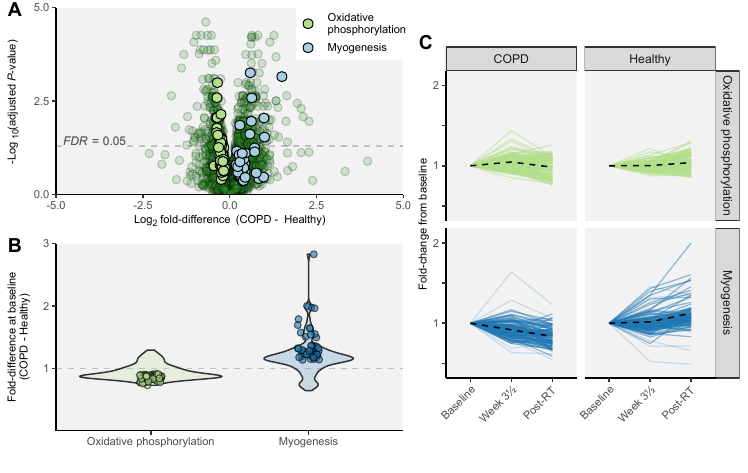

R code for this plot:
##-------------------------------------
## figure-1.R
##
## Title: Figure 1. Baseline differences between COPD and CONTROLS
## Purpose: 
## Author:
##
##
##
##-------------------------------------
## Notes:
#
#
#
#
#
#
#
#
## ------------------------------------

# Librarises
source("./R/lib_fun.R")





# Themes, colors, functions etc. #######################





# Color scale 

col.scale <- c("#a6cee3",
                "#1f78b4",
                "#b2df8a",
                "#33a02c")




# Plotting theme 

plot_theme <- function(){
  
  theme_bw() +
    theme(axis.text = element_text(size = 8), 
          axis.title = element_text(size = 8), 
          legend.title = element_text(size = 8), 
          legend.text = element_text(size = 8), 
          axis.line = element_line(colour = "black"),
          panel.grid.major = element_blank(),
          panel.grid.minor = element_blank(),
          panel.border = element_blank(),
          panel.background = element_rect(fill = "gray95"))
  
}


new_line_fun <- function(x){
  
  l <- sapply(strsplit(x, " "), length)
  
  if(l > 2){
    
    paste(paste(strsplit(x, " ")[[1]][1:2], collapse = " "), 
          "\n", 
          paste(strsplit(x, " ")[[1]][3:l], collapse = " "), 
          collaspe = "")
    
  } else {
    x
  }
  
}



## Read data for gene expression data individual genes ##########################


mixed_dat <- readRDS(file = "./data/derivedData/mixed_model/mixed_full_copd.RDS")



dat <- mixed_dat %>%
  filter(model == "nf", 
         uniform.p > 0.05, 
         coef == "copdcopd") %>% 
  mutate(p.adj = p.adjust(p.val, method = "fdr"), 
         log2fc = estimate/log(2)) %>%
  print()


# named vectors of gene-level statistics
gene_name_convert <- clusterProfiler::bitr(unique(dat$gene), fromType = "ENSEMBL",
                                           toType = c( "ENTREZID", "SYMBOL"),
                                           OrgDb = org.Hs.eg.db)

# df with symbols
symbols <- dat %>%
  left_join(gene_name_convert %>%
               mutate(gene  = ENSEMBL) %>%
               dplyr::select(gene, SYMBOL)) 




########################## Genes category plot ####################


# Load gene set descriptives
gene_sets <- readRDS(file = "./data/derivedData/geneset_descriptives.RDS")

unique(gene_sets$coefs)

gene_sets %>%
  filter(ID %in% c("HALLMARK_OXIDATIVE_PHOSPHORYLATION", 
                   "HALLMARK_MYOGENESIS"), 
         coefs %in% c("nf_copdcopd", 
                      "nf_timeW3:copdcopd", 
                      "nf_timePostExc:copdcopd"))


# Load leading edge genes from gsea analysis

full_gsea_df <- readRDS(file = "./data/derivedData/fgsea_full.RDS")

gsea <- full_gsea_df %>%
  dplyr::select(ID = pathway,
                leadingEdge,
                coef) %>%
  filter(ID %in% c("HALLMARK_OXIDATIVE_PHOSPHORYLATION", 
                   "HALLMARK_MYOGENESIS"), 
         coef %in% c("nf_copdcopd", 
                      "nf_timeW3:copdcopd", 
                      "nf_timePostExc:copdcopd"))


### Extract genes from leading edges

myogenesis_goi_change <- gsea %>%
  filter(ID %in% c("HALLMARK_MYOGENESIS"), 
         coef %in% c("nf_timeW3:copdcopd", 
                     "nf_timePostExc:copdcopd")) %>%
  pull(leadingEdge) %>%
  unlist()

myogenesis_goi_baseline <- gsea %>%
  filter(ID %in% c("HALLMARK_MYOGENESIS"), 
         coef %in% c("nf_copdcopd")) %>%
  pull(leadingEdge) %>%
  unlist()



oxphos_goi_change <- gsea %>%
  filter(ID %in% c("HALLMARK_OXIDATIVE_PHOSPHORYLATION"), 
         coef %in% c("nf_timeW3:copdcopd", 
                     "nf_timePostExc:copdcopd")) %>%
  pull(leadingEdge) %>%
  unlist()

oxphos_goi_baseline <- gsea %>%
  filter(ID %in% c("HALLMARK_OXIDATIVE_PHOSPHORYLATION"), 
         coef %in% c("nf_copdcopd")) %>%
  pull(leadingEdge) %>%
  unlist()




## Volcano plot baseline ##############################


volcano_fig_dat  <- symbols %>%
  
  
  
  #  filter(log2fc < 10, log2fc > -10) %>%
  mutate(gene_set = if_else(SYMBOL %in% myogenesis_goi_baseline, 
                            "myogenesis", 
                            if_else(SYMBOL %in% oxphos_goi_baseline, 
                                    "oxphos", "other")), 
         gene_set = factor(gene_set, levels = c("oxphos", 
                                                "myogenesis", "other"), 
                           labels = c("Oxidative\nphosphorylation", 
                                      "Myogenesis", "other")), 
         sig = if_else(p.adj < 0.05 & abs(log2fc) > 0.5, "sig", "non.sig"), 
         sig2 = if_else(p.adj < 0.02 & abs(log2fc) > 0.55, "sig", "non.sig"), 
         sig.metric = -log10(p.adj) * abs(log2fc)) %>%
  
  print()
  
volcano_fig <- volcano_fig_dat %>%
  filter(gene_set == "other") %>%
  ggplot(aes(log2fc,  -log10(p.adj))) +
  
  # A line to specify p < 0.05
  geom_hline(yintercept = -log10(0.05), 
             lty = 2, 
             alpha = 0.2) +
 
   annotate("richtext", x = -4.8, y = -log10(0.05) + 0.1, 
           label = "*FDR* = 0.05", 
           hjust = 0,
           alpha = 0.5,
           size = 3, 
           fill = "gray95", 
           label.color = NA, # remove background and outline
           label.padding = grid::unit(rep(0, 4), "pt")) +
  
  
  
  geom_point(shape = 21, 
             fill = col.scale[4], 
             alpha = 0.2, 
             size = 2.5) +
  
  geom_point(data = filter(volcano_fig_dat, gene_set != "other"), 
             aes(fill = gene_set), 
             shape = 21, 
             size = 3) +
  
  scale_fill_manual(values = c(col.scale[3], col.scale[1])) +
  
  # Labels for each gene
#   geom_text_repel(data = . %>%
#                     filter(sig.metric > 3.2, 
#                            
#                            log2fc < 0), 
#                   aes(label = SYMBOL), 
#                   size = 2, 
#                   color = "black",
#                   direction = "both", 
#                   nudge_x = -2, 
#                   nudge_y = 1,
#                   alpha = 1, 
#                   segment.alpha = 0.3) +
#   geom_text_repel(data = . %>%
#                     filter(sig.metric > 3.2, 
#                            log2fc > 0), 
#                   aes(label = SYMBOL), 
#                   size = 2, 
#                   color = "black",
#                   direction = "both", 
#                   nudge_x = 2, 
#                   nudge_y = 1,
#                   alpha = 1, 
#                   segment.alpha = 0.3)  +
  
  scale_x_continuous(limits = c(-5,  5), 
                     expand = c(0, 0), 
                     breaks = c(-5, -2.5, 0, 2.5, 5)) +
  scale_y_continuous(limits = c(0, 5), 
                     expand = c(0,0), 
                     breaks = c(0, 2.5, 5)) +
  
  
  
  guides(fill = guide_legend()) +
  
  labs(y = "-Log<sub>10</sub>(adjusted *P*-value)", 
       x = "Log<sub>2</sub> fold-difference") +
  
  plot_theme() + 
  theme(legend.position = c(0.85, 0.87), 
        legend.margin = margin(0, 0, 0, 0, unit='cm'),
        legend.title = element_blank(), 
        axis.title.x = element_markdown(size = 8), 
        axis.title.y = element_markdown(size = 8))














# Load gsea and cerno statistics

# full gsea
full_gsea_df <- readRDS(file = "./data/derivedData/fgsea_full.RDS")

gsea <- full_gsea_df %>%
  dplyr::select(ID = pathway,
                gsea.padj = padj,
                gsea.p = pval, 
                gsea.es = ES, 
                gsea.nes = NES, 
                coef) 



# full cerno
cerno.test <- readRDS("./data/derivedData/cerno.RDS")

cerno <- cerno.test %>%
  dplyr::select(ID = Title,
                cerno, 
                N1, 
                cerno.p = P.Value,
                cerno.padj = adj.P.Val, 
                go.cat, 
                coef) 



#### Read gene set descriptives  #####
go.descr <- readRDS(file = "./data/derivedData/geneset_descriptives.RDS") %>%
  mutate(coefs = gsub("tissue_offset", "tissue", coefs)) %>%
  separate(coefs, into = c("model", "coef"), sep = "_") %>%
  mutate(coef = gsub("tissue", "tissue_offset", coef)) %>%
  
  mutate(msd.pos = paste0(round((msd.pos/n.total) * 100,1),"%"), 
         msd.pos_inLE = round((msd.pos_inLE/in_LE) * 100, 1), 
         LE = paste0(in_LE, " (", msd.pos_inLE, "%)"), 
         fc = paste0(round(fc.LE, 2), 
                     " [", 
                     round(fc.LE.min,2), 
                     ", ",
                     round(fc.LE.max, 2), 
                     "]")) %>%
  dplyr::select(model, coef, ID, n.total, set.size, msd.pos, LE, fc) %>%
  mutate(set.size = paste0(n.total, " (", set.size, ")")) 



# Top fgsea gene categories
gene_set_stats <- gsea %>%
  inner_join(cerno) %>%

  # Change coef into two variables 
  mutate(coef = gsub("tissue_offset", "tissue", coef)) %>%
  separate(coef, into = c("model", "coef"), sep = "_") %>%
  
  filter(model == "nf", 
         coef %in% c("copdcopd", "timeW3:copdcopd", "timePostExc:copdcopd"), 
         ID %in% c("HALLMARK_OXIDATIVE_PHOSPHORYLATION", 
                   "HALLMARK_MYOGENESIS")) %>%
  print()
  



## Load DE model data

mixed_dat <- readRDS(file = "./data/derivedData/mixed_model/mixed_full_copd.RDS")

## Convert gene ids to symbol

gene_name_convert <- clusterProfiler::bitr(unique(mixed_dat$gene), fromType = "ENSEMBL",
                                           toType = c( "ENTREZID", "SYMBOL"),
                                           OrgDb = org.Hs.eg.db) %>%
  dplyr::select(gene = ENSEMBL, SYMBOL)






## Baseline differences plot #####################


baseline_dat <- mixed_dat %>%
  inner_join(gene_name_convert) %>%
  filter(model == "nf", 
         coef == "copdcopd") %>%
  mutate(gene_set_change = if_else(SYMBOL %in% myogenesis_goi_change, "myogenesis", 
                            if_else(SYMBOL %in% oxphos_goi_change, "oxphos",
                                    "other")),
         
         gene_set_baseline = if_else(SYMBOL %in% myogenesis_goi_baseline, "myogenesis", 
                                     if_else(SYMBOL %in% oxphos_goi_baseline, "oxphos",
                                             "other")), 
         
         gene_set = if_else(SYMBOL %in% c(myogenesis_goi_baseline,
                                          myogenesis_goi_change), "myogenesis", 
                                     if_else(SYMBOL %in% c(oxphos_goi_baseline,
                                                           oxphos_goi_change), "oxphos",
                                             "other"))) %>%
  filter(gene_set != "other") %>%
  mutate(fc = exp(estimate), 
         gene_set = factor(gene_set, levels = c("oxphos", 
                                                "myogenesis"), 
                           labels = c("Oxidative phosphorylation", 
                                      "Myogenesis"))) %>%
  print()
  

# Fold differences at baseline COPD - CONTROL
#

baseline_comp <- baseline_dat %>%
  ggplot(aes(gene_set, fc, fill = gene_set)) + 
  
  geom_hline(yintercept = 1, lty = 2, alpha = 0.2) +
  
  geom_violin(alpha = 0.2) + 
  geom_point(data = filter(baseline_dat, gene_set_baseline != "other"), 
             aes(fill = gene_set), 
             position = position_jitter(width = 0.07), 
             shape = 21, 
             size = 2, 
             alpha = 0.6) +
  
  scale_fill_manual(values = c(col.scale[3], col.scale[2])) +
  
  scale_y_continuous(limits = c(0, 3), 
                     breaks = c(1, 2, 3), 
                     expand = c(0,0)) +
  
  labs(y = "Fold-difference at baseline\n(COPD / Healthy)") +
  
  plot_theme() + 
  theme(axis.title.x = element_blank(), 
        legend.position = "none")





# Create a data frame with all 1 at pre
means <- mixed_dat %>%
  
  filter(model == "nf", 
         interaction == TRUE, 
         uniform.p > 0.05) %>%
  dplyr::select(gene, coef, estimate) %>%
  pivot_wider(names_from = coef, 
              values_from = estimate) %>%
  # Marginal means 
  mutate(control_pre = `(Intercept)`,
         control_w3 = `(Intercept)` + timeW3,
         control_post = `(Intercept)` + timePostExc, 
         copd_pre = control_pre + copdcopd, 
         copd_w3 = control_w3 + copdcopd + `timeW3:copdcopd`, 
         copd_post = control_post + copdcopd + `timePostExc:copdcopd`) %>%
  dplyr::select(gene, control_pre:copd_post) %>%
  
  mutate(copd_w3_fc = exp(copd_w3 - copd_pre), 
         copd_post_fc = exp(copd_post - copd_pre), 
         control_w3_fc = exp(control_w3 - control_pre), 
         control_post_fc = exp(control_post - control_pre)) %>%
  
  
  print()






pre_dat <- means %>%
  inner_join(gene_name_convert) %>%
  mutate(gene_set_change = if_else(SYMBOL %in% myogenesis_goi_change, "myogenesis", 
                                   if_else(SYMBOL %in% oxphos_goi_change, "oxphos",
                                           "other")),
         
         gene_set_baseline = if_else(SYMBOL %in% myogenesis_goi_baseline, "myogenesis", 
                                     if_else(SYMBOL %in% oxphos_goi_baseline, "oxphos",
                                             "other")), 
         
         gene_set = if_else(SYMBOL %in% c(myogenesis_goi_baseline,
                                          myogenesis_goi_change), "myogenesis", 
                            if_else(SYMBOL %in% c(oxphos_goi_baseline,
                                                  oxphos_goi_change), "oxphos",
                                    "other"))) %>%
  filter(gene_set != "other") %>%
  mutate(copd_pre = 1, 
         control_pre = 1) %>%
  dplyr::select(gene, SYMBOL, gene_set,copd_pre, control_pre) %>%
  print()
  

# calculate mean fold change of leading edge genes from change 
# category

cat_means <- means %>%
  inner_join(gene_name_convert) %>%
  dplyr::select(gene, SYMBOL, copd_w3_fc:control_post_fc) %>%
  
  mutate(gene_set_change = if_else(SYMBOL %in% c(myogenesis_goi_change,oxphos_goi_change),
                                   "change", "other")) %>%
  
  inner_join(pre_dat) %>%
  
  pivot_longer(names_to = "group_time", 
               values_to = "fc", 
               cols = c(copd_w3_fc:control_post_fc, copd_pre, control_pre)) %>%
  separate(group_time, into = c("group", "time")) %>%
  filter(gene_set_change == "change") %>%
  
  mutate(time = factor(time, levels = c("pre", 
                                        "w3", 
                                        "post"), 
                       labels = c("Baseline", 
                                  "Week 3&#189;", 
                                  "Post-RT")), 
         group = factor(group, levels = c("copd", "control"), 
                        labels = c("COPD", "Healthy")), 
         gene_set = factor(gene_set, levels = c("oxphos", 
                                                "myogenesis"), 
                           labels = c("Oxidative phosphorylation", 
                                      "Myogenesis"))) %>%
  
  
  group_by(gene_set, time, group) %>%
  summarise(fc = mean(fc)) %>%
  
  print()



fold_change_plot <- means %>%
  inner_join(gene_name_convert) %>%
  dplyr::select(gene, SYMBOL, copd_w3_fc:control_post_fc) %>%

  mutate(gene_set_change = if_else(SYMBOL %in% c(myogenesis_goi_change,oxphos_goi_change),
                                   "change", "other")) %>%

  inner_join(pre_dat) %>%

  pivot_longer(names_to = "group_time", 
               values_to = "fc", 
               cols = c(copd_w3_fc:control_post_fc, copd_pre, control_pre)) %>%
  separate(group_time, into = c("group", "time")) %>%
  
  mutate(time = factor(time, levels = c("pre", 
                                        "w3", 
                                        "post"), 
                       labels = c("Baseline", 
                                  "Week 3&#189;", 
                                  "Post-RT")), 
         group = factor(group, levels = c("copd", "control"), 
                        labels = c("COPD", "Healthy")), 
         gene_set = factor(gene_set, levels = c("oxphos", 
                                                "myogenesis"), 
                           labels = c("Oxidative phosphorylation", 
                                      "Myogenesis"))) %>%
  

  
  ggplot(aes(time, fc, group = paste(SYMBOL, group), 
             color = gene_set, 
             alpha = gene_set_change)) + 
  
  geom_line(size = 0.4) + 
  
  geom_line(data = cat_means, lty = 2, alpha = 1, 
            color = "black",
            aes(group = group)) +
  
  scale_alpha_manual(values = c(.5, .2)) +
  scale_color_manual(values = c(col.scale[3], col.scale[2])) +
  scale_y_continuous(limits = c(0.4, 2.1), 
                     breaks = c(0.5, 1, 1.5, 2), 
                     labels = c("", 1, "", 2)) +

  labs(y = "Fold-change from baseline") +
    
  facet_grid(gene_set ~ group) +
  plot_theme() + 
  theme(axis.text.x  = element_markdown(angle = 45, hjust = 1), 
        axis.title.x = element_blank(), 
        legend.position = "none")
  











###### Save figure 
figure_1 <- plot_grid(
  plot_grid(volcano_fig, baseline_comp,
            align = "hv",
            rel_heights = c(0.5, 0.5), ncol = 1), 
           plot_grid(NULL, fold_change_plot,NULL, ncol = 1, rel_heights = c(0.1, 1, 0.1)),
  ncol = 2, 
                      rel_widths = c(0.55, 0.45)) +
  
  draw_plot_label(label=c("a", "b", "c"),
                  x =   c(0.02, 0.02, 0.57), 
                  y =   c(0.98, 0.48, 0.91),
                  hjust=.5, vjust=.5, size = 14)
                      

# Width of figure = 2x columns 190 mm, 1 column = 90 mm
# height of figure = full page = 23 cm       


ggsave("figures/figure-1.pdf", plot = figure_1, width = 19, height = 24/2, 
       dpi = 600,
       units = "cm", device=cairo_pdf)













